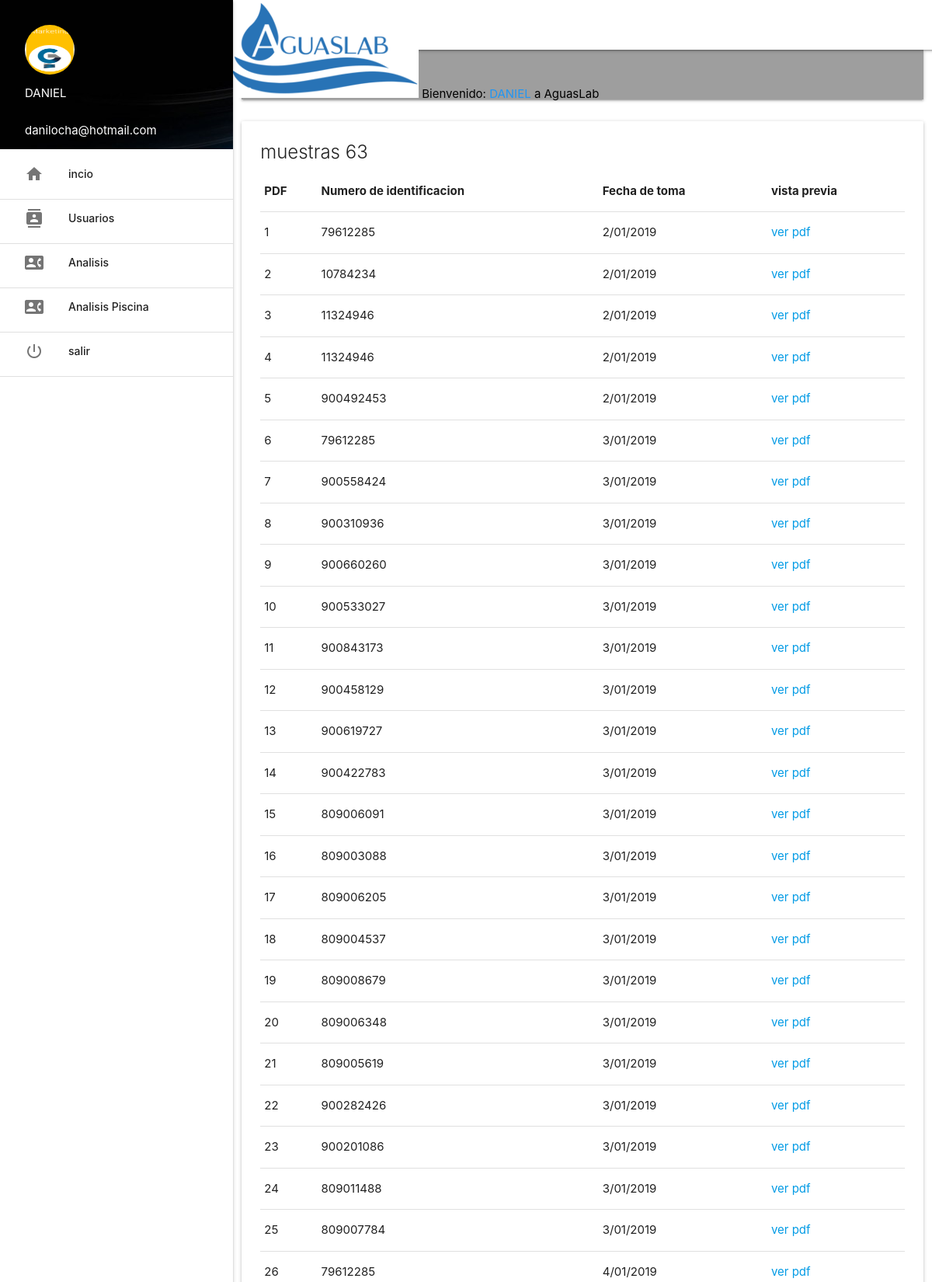
The page /aguaslab/plataforma/analisis/index.php (signed in, upper part) on the database its author committed.
### tables this page shows
CREATE TABLE `muestras` (
  `pdf` varchar(2) DEFAULT NULL,
  `nit` varchar(9) DEFAULT NULL,
  `ftoma` varchar(9) DEFAULT NULL
);

### aguaslab/plataforma/analisis/index.php (the view)
<?php include('../extend/header.php');
include('../extend/permiso.php'); ?>
<div class="row">
	<div class="col s12">
		<nav class="grey">
			<div class="nav-wrapper">
				<div class="input-field">
					<input type="search" id="buscar">
					<label for="buscar"><i class="material-icons">search</i></label>
					<i class="material-icons">close</i>
				</div>
			</div>
		</nav>
	</div>
</div>
<?php
$sel = $con->query("SELECT * FROM muestras");
$row = mysqli_num_rows($sel);
 ?>
<div class="row">
	<div class="col s12">
		<div class="card">
			<div class="card-content">
				<span class="card-title">muestras <?php echo $row; ?></span>
				<table>
					<thead>
						<tr class="cabecera">
							<th>PDF</th>
							<th>Numero de identificacion</th>
							<th>Fecha de toma</th>
							<th>vista previa</th>
						</tr>
					</thead>
					<?php while($f = $sel->fetch_assoc()){ ?>
						<tr>
							<td><?php echo $f['pdf']; ?></td>
							<td><?php echo $f['nit']; ?></td>
							<td><?php echo $f['ftoma']; ?></td>
							<td><a target="_blank" href="../muestras/<?php echo $f['pdf'];?>.pdf">ver pdf</a></td>
						</tr>
					<?php } ?>
				</table>
			</div>
		</div>
	</div>
</div>
<?php include('../extend/scripts.php') ?>

### rows shown on the page
muestras: pdf "1", nit "79612285", ftoma "2/01/2019"
muestras: pdf "2", nit "10784234", ftoma "2/01/2019"
muestras: pdf "3", nit "11324946", ftoma "2/01/2019"
muestras: pdf "4", nit "11324946", ftoma "2/01/2019"
muestras: pdf "5", nit "900492453", ftoma "2/01/2019"
muestras: pdf "6", nit "79612285", ftoma "3/01/2019"
muestras: pdf "7", nit "900558424", ftoma "3/01/2019"
muestras: pdf "8", nit "900310936", ftoma "3/01/2019"
muestras: pdf "9", nit "900660260", ftoma "3/01/2019"
muestras: pdf "10", nit "900533027", ftoma "3/01/2019"
muestras: pdf "11", nit "900843173", ftoma "3/01/2019"
muestras: pdf "12", nit "900458129", ftoma "3/01/2019"
muestras: pdf "13", nit "900619727", ftoma "3/01/2019"
muestras: pdf "14", nit "900422783", ftoma "3/01/2019"
muestras: pdf "15", nit "809006091", ftoma "3/01/2019"
muestras: pdf "16", nit "809003088", ftoma "3/01/2019"
muestras: pdf "17", nit "809006205", ftoma "3/01/2019"
muestras: pdf "18", nit "809004537", ftoma "3/01/2019"
muestras: pdf "19", nit "809008679", ftoma "3/01/2019"
muestras: pdf "20", nit "809006348", ftoma "3/01/2019"
muestras: pdf "21", nit "809005619", ftoma "3/01/2019"
muestras: pdf "22", nit "900282426", ftoma "3/01/2019"
muestras: pdf "23", nit "900201086", ftoma "3/01/2019"
muestras: pdf "24", nit "809011488", ftoma "3/01/2019"
muestras: pdf "25", nit "809007784", ftoma "3/01/2019"
muestras: pdf "26", nit "79612285", ftoma "4/01/2019"

### other values the page prints
$_SESSION['nombre'] "DANIEL"
$_SESSION['correo'] "danilocha@hotmail.com"
$row "63"
